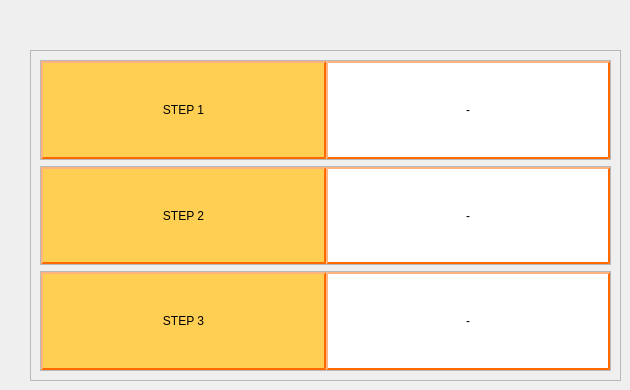
         <widget class="QWidget" name="page_3">
          <widget class="QFrame" name="frame_18">
           <property name="geometry">
            <rect>
             <x>30</x>
             <y>50</y>
             <width>591</width>
             <height>331</height>
            </rect>
           </property>
           <property name="frameShape">
            <enum>QFrame::StyledPanel</enum>
           </property>
           <property name="frameShadow">
            <enum>QFrame::Raised</enum>
           </property>
           <layout class="QVBoxLayout" name="verticalLayout_4">
            <item>
             <widget class="QFrame" name="frame_19">
              <property name="frameShape">
               <enum>QFrame::StyledPanel</enum>
              </property>
              <property name="frameShadow">
               <enum>QFrame::Raised</enum>
              </property>
              <layout class="QHBoxLayout" name="horizontalLayout_12" stretch="0,0">
               <property name="spacing">
                <number>0</number>
               </property>
               <property name="leftMargin">
                <number>0</number>
               </property>
               <property name="topMargin">
                <number>0</number>
               </property>
               <property name="rightMargin">
                <number>0</number>
               </property>
               <property name="bottomMargin">
                <number>0</number>
               </property>
               <item>
                <widget class="QLabel" name="label_36">
                 <property name="styleSheet">
                  <string notr="true">QLabel{
	background-color:rgb(255, 207, 84); 
	border-style: outset;
    border-width: 2px;
    border-color: rgb(255, 106, 0);
	border-radius: 0px;
	color: rgb(0,0,0);
}
</string>
                 </property>
                 <property name="text">
                  <string>STEP 1</string>
                 </property>
                 <property name="alignment">
                  <set>Qt::AlignCenter</set>
                 </property>
                </widget>
               </item>
               <item>
                <widget class="QLabel" name="label_step_1_3">
                 <property name="styleSheet">
                  <string notr="true">QLabel{
	background-color:rgb(255, 255, 255); 
	border-style: outset;
    border-width: 2px;
    border-color: rgb(255, 106, 0);
	border-radius: 0px;
	color: rgb(0,0,0);
}
</string>
                 </property>
                 <property name="text">
                  <string>-</string>
                 </property>
                 <property name="alignment">
                  <set>Qt::AlignCenter</set>
                 </property>
                </widget>
               </item>
              </layout>
             </widget>
            </item>
            <item>
             <widget class="QFrame" name="frame_20">
              <property name="frameShape">
               <enum>QFrame::StyledPanel</enum>
              </property>
              <property name="frameShadow">
               <enum>QFrame::Raised</enum>
              </property>
              <layout class="QHBoxLayout" name="horizontalLayout_13" stretch="0,0">
               <property name="spacing">
                <number>0</number>
               </property>
               <property name="leftMargin">
                <number>0</number>
               </property>
               <property name="topMargin">
                <number>0</number>
               </property>
               <property name="rightMargin">
                <number>0</number>
               </property>
               <property name="bottomMargin">
                <number>0</number>
               </property>
               <item>
                <widget class="QLabel" name="label_13">
                 <property name="styleSheet">
                  <string notr="true">QLabel{
	background-color:rgb(255, 207, 84); 
	border-style: outset;
    border-width: 2px;
    border-color: rgb(255, 106, 0);
	border-radius: 0px;
	color: rgb(0,0,0);
}
</string>
                 </property>
                 <property name="text">
                  <string>STEP 2</string>
                 </property>
                 <property name="alignment">
                  <set>Qt::AlignCenter</set>
                 </property>
                </widget>
               </item>
               <item>
                <widget class="QLabel" name="label_step_2_3">
                 <property name="styleSheet">
                  <string notr="true">QLabel{
	background-color:rgb(255, 255, 255); 
	border-style: outset;
    border-width: 2px;
    border-color: rgb(255, 106, 0);
	border-radius: 0px;
	color: rgb(0,0,0);
}
</string>
                 </property>
                 <property name="text">
                  <string>-</string>
                 </property>
                 <property name="alignment">
                  <set>Qt::AlignCenter</set>
                 </property>
                </widget>
               </item>
              </layout>
             </widget>
            </item>
            <item>
             <widget class="QFrame" name="frame_21">
              <property name="frameShape">
               <enum>QFrame::StyledPanel</enum>
              </property>
              <property name="frameShadow">
               <enum>QFrame::Raised</enum>
              </property>
              <layout class="QHBoxLayout" name="horizontalLayout_14" stretch="0,0">
               <property name="spacing">
                <number>0</number>
               </property>
               <property name="leftMargin">
                <number>0</number>
               </property>
               <property name="topMargin">
                <number>0</number>
               </property>
               <property name="rightMargin">
                <number>0</number>
               </property>
               <property name="bottomMargin">
                <number>0</number>
               </property>
               <item>
                <widget class="QLabel" name="label_14">
                 <property name="styleSheet">
                  <string notr="true">QLabel{
	background-color:rgb(255, 207, 84); 
	border-style: outset;
    border-width: 2px;
    border-color: rgb(255, 106, 0);
	border-radius: 0px;
	color: rgb(0,0,0);
}
</string>
                 </property>
                 <property name="text">
                  <string>STEP 3</string>
                 </property>
                 <property name="alignment">
                  <set>Qt::AlignCenter</set>
                 </property>
                </widget>
               </item>
               <item>
                <widget class="QLabel" name="label_step_3_3">
                 <property name="styleSheet">
                  <string notr="true">QLabel{
	background-color:rgb(255, 255, 255); 
	border-style: outset;
    border-width: 2px;
    border-color: rgb(255, 106, 0);
	border-radius: 0px;
	color: rgb(0,0,0);
}
</string>
                 </property>
                 <property name="text">
                  <string>-</string>
                 </property>
                 <property name="alignment">
                  <set>Qt::AlignCenter</set>
                 </property>
                </widget>
               </item>
              </layout>
             </widget>
            </item>
           </layout>
          </widget>
         </widget>
